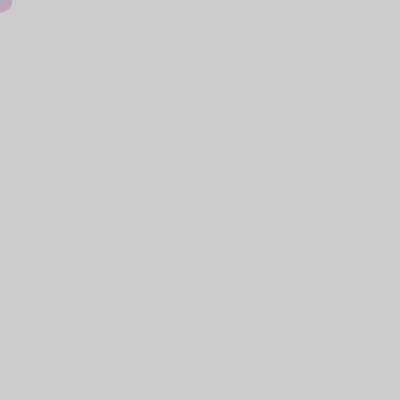
Frame 1 (no input)
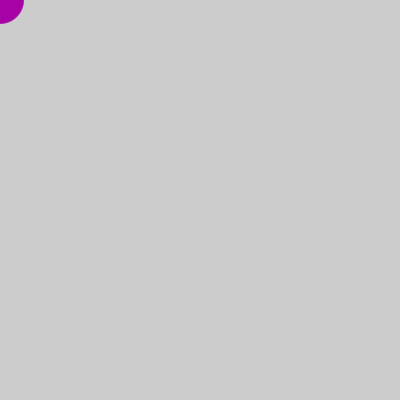
Frame 60 (the mouse pressed at the canvas centre just before this capture)
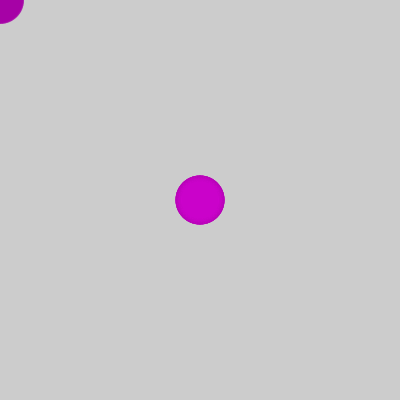
Frame 120 (the mouse held since frame 60 and released just before this capture)

The Processing sketch that drew these frames (run headless with seeded random() and noise(); from frame 60 on, the mouse is pressed at the canvas centre):

// Processing sketch: processing_183988
// ── processing_183988.pde

/*
 * Red Snake (Serpiente Roja)
 *
 * Programa para crear una serpiente roja moviendose por la pantalla
 *
 * Paso 6:
 *  - cambia el tamaño del circulo en funcion del tiempo
 *  - al igual que antes, necesitaras crear una variable
 *    para almacenar el valor del tamaño
 *  - puedes usar la misma funcion que para el color, pero
 *    cambiando la frecuencia
 *  - para mejor efecto visual, añade transparencia al color
 *
 * (c) 2013 D. Cuartielles, Arduino Verkstad, Suecia
 */
 
int rojo = 255;
int tiempo = 0;
int diametro = 25;
  
void setup() {
  size(400, 400);
}
 
void draw() {
  tiempo = tiempo + 1;    
  rojo = int(128 * (1 + sin(tiempo * 2 * PI / frameRate / 20)));
  diametro = int(25 * (1 + sin( tiempo * 2 * PI / frameRate / 5))); // Modifica el diametro del circulo con el paso del tiempo
   
  noStroke();            
  fill(rojo,0,rojo, 50);  // Añade un 50% de transparencia al color
  ellipse(mouseX, mouseY, diametro, diametro);
}
